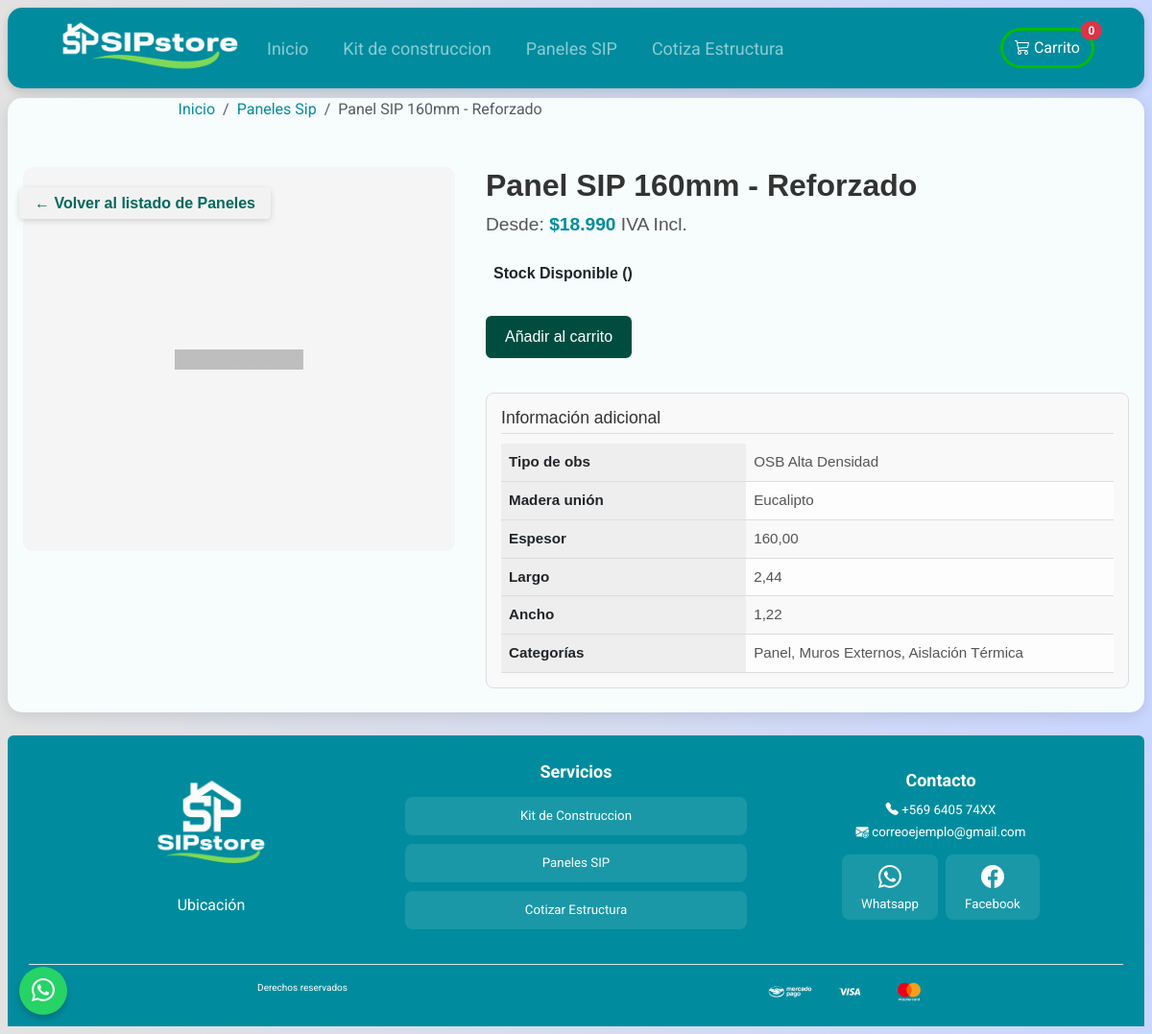
The page /paneles/2/ on the database its author committed.
### store/models.py (models this page shows, shortened)
class Producto(models.Model):
    nombre = models.CharField(max_length=200)
    precio = models.FloatField()
    descripcion = models.TextField(blank=True, null=True)
    ofertas = GenericRelation('Oferta', related_query_name='producto')
    imagenes = GenericRelation('imagenProducto', related_query_name='producto')
    inventario = GenericRelation('Inventario', related_query_name='producto')
    class Meta:
        abstract = True

class PanelSIP(Producto):
    tipo_obs = models.CharField(max_length=100, blank=True,null=True)
    madera_union = models.CharField(max_length=100, blank=True,null=True)
    espesor = models.DecimalField(max_digits=5, decimal_places=2)  # ! cm o mm?
    largo = models.DecimalField(max_digits=7, decimal_places=2)
    ancho = models.DecimalField(max_digits=5, decimal_places=2)
    categorias =models.ManyToManyField(Categoria, related_name="paneles", blank=True)

class Categoria(models.Model):
    nombre = models.CharField(max_length=100, unique=True)

### store/views.py (the view)
# urls.py: path('paneles/<int:pk>/', views.paneles_detail, name="paneles_detail"),
def paneles_detail(request, pk):
    panel = get_object_or_404(PanelSIP, pk=pk)
    return render(request, 'paneles_detail.html', {'panel': panel})

### cart/context_processors.py (called while the page is built, shortened)
def totales_carrito(request):
    carrito = request.session.get("carrito", {})
    if not isinstance(carrito, dict):
        carrito = {}
    total = 0
    cantidad_articulos = 0
    productos_detalles = []
    return {
        "total_carrito": int(total),
        "cantidad_articulos_carrito": cantidad_articulos,
        "productos_detalles": productos_detalles,
    }

### control/templatetags/myfilters.py (called while the page is built)
@register.filter
def punto_miles(value):
    try:
        value = int(value)
        return f"{value:,}".replace(",", ".")
    except (ValueError, TypeError):
        return value

### store/templates/paneles_detail.html (shortened to what this page needs)
{% extends "base.html" %}
{% load static %}
{% load myfilters %}
{% block link %}
<link rel="stylesheet" href="{% static 'store/style/detalles.css' %}">
{% endblock %}
{% block content %}
<nav class="nav-breadcrumb" aria-label="breadcrumb">
      <ol class="breadcrumb">
        <li class="breadcrumb-item"><a href="{% url 'home' %}">Inicio</a></li>
        <li class="breadcrumb-item"><a href="{% url 'paneles' %}">Paneles Sip</a></li>
        <li class="breadcrumb-item active" aria-current="page">{{panel.nombre }}</li>
      </ol>
    </nav>
<div class="product-container">
  <div class="product-image">
    {% if panel.imagenes.all %}
      <img src="{{panel.imagenes.first.imagen.url  }}" alt="{{panel.nombre}}" />
    {% else %}
      <div class="placeholder">
        <span>Imagen no disponible</span>
      </div>
    {% endif %}
  </div>
  <div class="product-info">
    <h1 class="product-title">{{ panel.nombre }}</h1>
    <p class="product-price">Desde: <span>${{ panel.precio|floatformat:0|punto_miles }}</span> IVA Incl.</p>
    <strong class="d-block mt-3 mb-4 p-2">
      {% if panel.inventario.first.modo_stock == 'pedido' %}
          Disponible Bajo Pedido
        {% else %}
          Stock Disponible ({{panel.inventario.first.disponible}})
        {% endif %}
    </strong>
    <form action="" method="post">
      <button class="btn-cart">Añadir al carrito</button>
    </form>
<div class="product-extra">
  <h3>Información adicional</h3>
  <table>
    {% if panel.tipo_obs %}
      <tr>
        <th>Tipo de obs</th>
        <td>{{ panel.tipo_obs }}</td>
      </tr>
    {% endif %}
    {% if panel.madera_union %}
      <tr>
        <th>Madera unión</th>
        <td>{{ panel.madera_union }}</td>
      </tr>
    {% endif %}
    {% if panel.espesor %}
      <tr>
        <th>Espesor</th>
        <td>{{ panel.espesor }}</td>
      </tr>
    {% endif %}
    {% if panel.largo %}
      <tr>
        <th>Largo</th>
        <td>{{ panel.largo }}</td>
      </tr>
    {% endif %}
    {% if panel.ancho %}
      <tr>
        <th>Ancho</th>
        <td>{{ panel.ancho }}</td>
      </tr>
    {% endif %}
    {% if panel.categorias.all %}
      <tr>
        <th>Categorías</th>
        <td>
          {% for categoria in panel.categorias.all %}
            {{ categoria.nombre }}{% if not forloop.last %}, {% endif %}
          {% endfor %}
        </td>
      </tr>
    {% endif %}
  </table>
</div>
    <div class="back-link">
      <a href="{% url 'paneles' %}">← Volver al listado de Paneles</a>
    </div>
  </div>
</div>
{% endblock %}

### core/static/core/style/base.css (style rules this page uses)
body { background-color: #c9d6ff; background: linear-gradient(to right, #e2e2e2, #c9d6ff); font-family: "Roboto", sans-serif !important; margin: 8px; }

### store/static/store/style/detalles.css (style rules this page uses)
.nav-breadcrumb { margin: 0 0 0 15%; }
.breadcrumb-item a { text-decoration: none; color: #008c9e; }
.product-container { display: flex; flex-wrap: wrap; gap: 2rem; max-width: 1200px; margin: 2rem auto; padding: 1rem; font-family: Arial, sans-serif; }
.product-image { width: 100% !important; max-width: 450px !important; height: 400px !important; background: #f5f5f5; border-radius: 10px; overflow: hidden; display: flex; align-items: center; justify-content: center; }
.product-image .placeholder { color: #888; font-size: 14px; text-align: center; }
.product-info { flex: 1 1 50%; min-width: 300px; }
.product-title { font-size: 2rem; font-weight: bold; margin-bottom: 0.5rem; color: #333; }
.product-price { font-size: 1.2rem; margin-bottom: 1rem; color: #555; }
.product-price span { color: #008c9e; font-weight: bold; }
.btn-cart { background: #004d40; color: #fff; padding: 10px 20px; border: none; border-radius: 6px; cursor: pointer; font-size: 1rem; transition: background 0.3s ease; margin-bottom: 1rem; }
.product-extra { margin-top: 20px; padding: 15px; background: #f9f9f9; border: 1px solid #ddd; border-radius: 8px; }
.product-extra h3 { font-size: 1.1rem; margin-bottom: 10px; color: #333; border-bottom: 1px solid #ddd; padding-bottom: 5px; }
.product-extra table { width: 100%; border-collapse: collapse; font-size: 0.95rem; }
.product-extra th { text-align: left; width: 40%; padding: 8px; background: #eee; font-weight: 600; border-bottom: 1px solid #ddd; }
.product-extra td { padding: 8px; border-bottom: 1px solid #ddd; color: #555; }
.product-extra tr:nth-child(even) td { background: #fdfdfd; }
.back-link { position: fixed; top: 200px; left: 20px; z-index: 999; }
.back-link a { text-decoration: none; color: #00695c; font-weight: bold; background-color: #f2f2f2; padding: 0.5rem 1rem; border-radius: 5px; box-shadow: 0 2px 6px rgba(0,0,0,0.15); transition: background-color 0.3s, transform 0.2s; }

### rows shown on the page
PanelSIP: nombre "Panel SIP 160mm - Reforzado", precio|punto_miles "18.990", tipo_obs "OSB Alta Densidad", madera_union "Eucalipto", espesor "160,00", largo "2,44", ancho "1,22"
Categoria: nombre "Panel"
Categoria: nombre "Muros Externos"
Categoria: nombre "Aislación Térmica"

### other values the page prints
{{ cantidad_articulos_carrito|default:0 }} "0"
